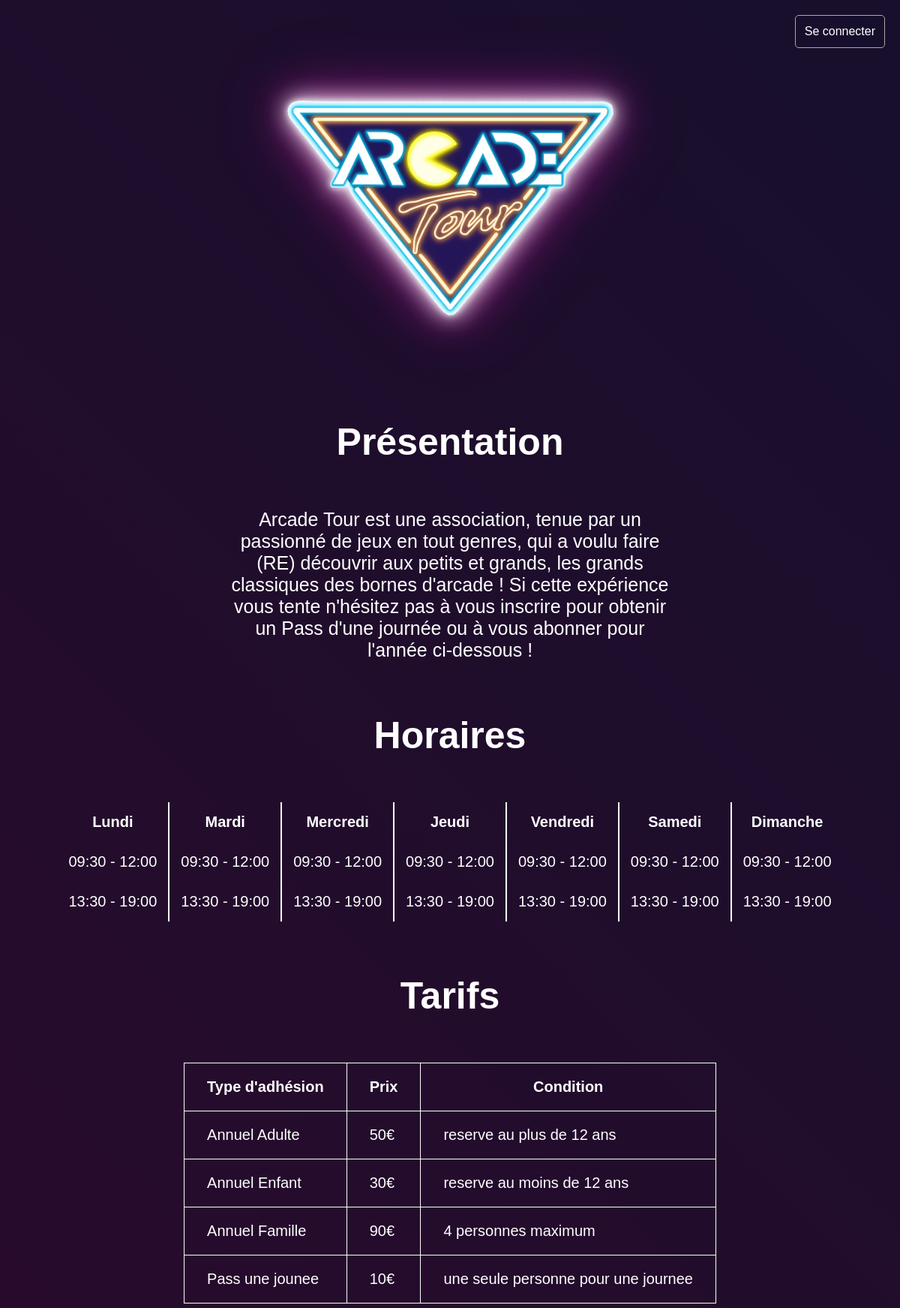
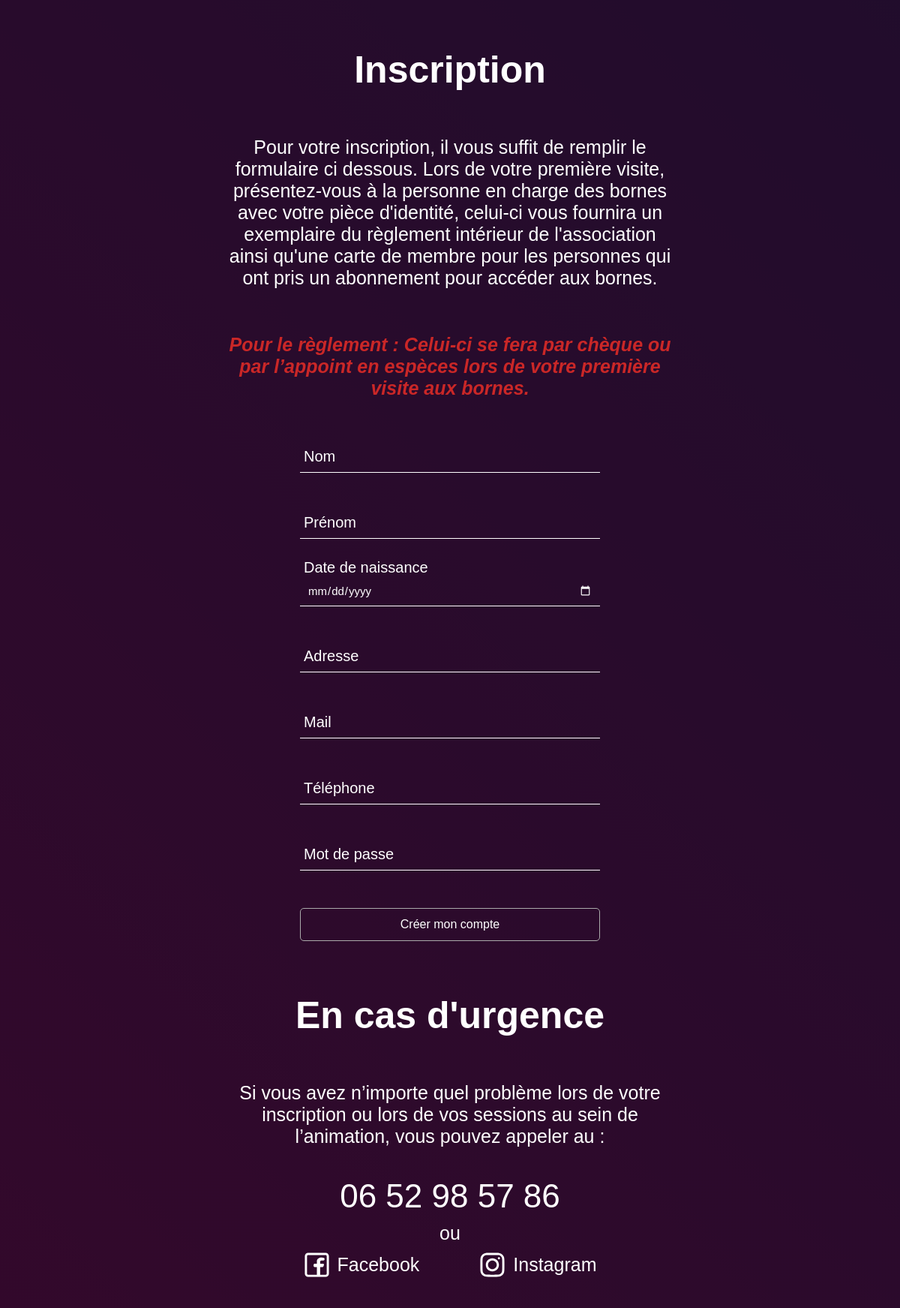
The page / on the database its author committed (2 pictures, top to bottom).
### tables this page shows
create table type_adhesion (
    id int not null auto_increment,
    libelle varchar(255) not null,
    prix float(6,2) not null,
    description varchar(255) not null,
    duree int not null,

    created_at TIMESTAMP not null default CURRENT_TIMESTAMP,
    updated_at TIMESTAMP not null DEFAULT CURRENT_TIMESTAMP ON UPDATE CURRENT_TIMESTAMP,

    PRIMARY KEY(id)
    
);

### index.php (the view, shortened to what this page needs)
<?php
include("./PHP/database.php");
?>
<!DOCTYPE html>
<html lang="en">
<head>
    <link rel="stylesheet" href="./assets/css/default.css">
    <link rel="stylesheet" href="./assets/css/index.css">
</head>
<body>
    <?php if (isset($_SESSION["id"])): ?>
        <a class="modif" href="./pages/compte.php">
            Mon Compte
        </a>
        <a class="modif modifD" href="./PHP/logout.php">
            Se déconnecter
        </a>
    <?php else: ?>
        <a class="modif" href="./pages/login.php">
            Se connecter
        </a>
    <?php endif; ?>
    <div class="trailer">
        <video src="./assets/Full Trailer.mp4" autoplay loop muted></video>
    </div>
    <div class="overlay"></div>
    <div class="content">
        <section class="logo">
            <img src="./assets/images/logo.png" alt="">
        </section>
        <section class="Presentation">
            <h2>Présentation</h2>
            <p>
                Arcade Tour est une association, tenue par un passionné de jeux en tout genres, qui a voulu faire (RE)
                découvrir aux petits et grands, les grands classiques des bornes d'arcade !
                Si cette expérience vous tente n'hésitez pas à vous inscrire pour obtenir un Pass d'une journée ou à vous
                abonner
                pour l'année ci-dessous !
            </p>
        </section>
        <section class="horaires">
            <h2>Horaires</h2>
            <table class="tb">
                <thead>
                    <tr>
                        <th>Lundi</th>
                        <th>Mardi</th>
                        <th>Mercredi</th>
                        <th>Jeudi</th>
                        <th>Vendredi</th>
                        <th>Samedi</th>
                        <th>Dimanche</th>
                    </tr>
                </thead>
                <tbody>
                    <tr>
                        <td>09:30 - 12:00</td>
                        <td>09:30 - 12:00</td>
                        <td>09:30 - 12:00</td>
                        <td>09:30 - 12:00</td>
                        <td>09:30 - 12:00</td>
                        <td>09:30 - 12:00</td>
                        <td>09:30 - 12:00</td>
                    </tr>
                    <tr>
                        <td>13:30 - 19:00</td>
                        <td>13:30 - 19:00</td>
                        <td>13:30 - 19:00</td>
                        <td>13:30 - 19:00</td>
                        <td>13:30 - 19:00</td>
                        <td>13:30 - 19:00</td>
                        <td>13:30 - 19:00</td>
                    </tr>
                </tbody>
            </table>
        </section>
        <section class="tarif">
            <h2>Tarifs</h2>
            <table class="tbf">
                <thead>
                    <tr>
                        <th>Type d'adhésion</th>
                        <th>Prix</th>
                        <th>Condition</th>
                    </tr>
                </thead>
                <tbody>
                    <?php
                    $query = "SELECT libelle, prix, description FROM type_adhesion;";
                    $stmt = $db->prepare($query);
                    $stmt->execute();
                    $tarifs = $stmt->fetchAll();
                    foreach ($tarifs as $row) {
                        echo "<tr>";
                        echo "<td>" . $row['libelle'] . "</td>";
                        echo "<td>" . $row['prix'] . "€</td>";
                        echo "<td>" . $row['description'] . "</td>";
                        echo "</tr>";
                    }
                    ?>
                </tbody>
            </table>
        </section>
        <?php if(!isset($_SESSION['id'])): ?>
        <section class="inscription">
            <h2>Inscription</h2>
            <p>
                Pour votre inscription, il vous suffit de remplir le formulaire ci dessous.
                Lors de votre première visite, présentez-vous à la personne en charge des bornes avec votre pièce
                d'identité,
                celui-ci vous fournira un exemplaire du règlement intérieur de l'association ainsi qu'une carte de
                membre
                pour les personnes qui ont pris un abonnement pour accéder aux bornes.
            </p>
            <p class="warning">
                Pour le règlement : Celui-ci se fera par chèque ou par l’appoint en espèces lors de votre première visite
                aux
                bornes.
            </p>
            <form method="post" action="./PHP/inscription.php">
                <div class="field">
                    <input type="text" name="name" id="name" required placeholder="">
                    <label for="">Nom</label>
                </div>
                <div class="field">
                    <input type="text" name="surname" id="surname" required placeholder="">
                    <label for="">Prénom</label>
                </div>
                <div class="field">
                    <input type="date" name="date" id="date" required placeholder="">
                    <label for="">Date de naissance</label>
                </div>
                <div class="field">
                    <input type="text" name="address" id="address" required placeholder="">
                    <label for="">Adresse</label>
                </div>
                <div class="field">
                    <input type="email" name="email" id="email" required placeholder="">
                    <label for="">Mail</label>
                </div>
                <div class="field">
                    <input type="tel" name="tel" id="tel" pattern="^(\+33|0)[1-9](\s?\d{2}){4}$" required placeholder="">
                    <label for="">Téléphone</label>
                </div>
                <div class="field">
                    <input type="password" name="password" id="password" required placeholder="">
                    <label for="">Mot de passe</label>
                </div>
                <button>Créer mon compte</button>
            </form>
        </section>
        <?php endif; ?>
        <section class="urgence">
            <h2 class="urg">En cas d'urgence</h2>
            <p class="gapb">Si vous avez n’importe quel problème lors de votre inscription ou lors de vos sessions au
                sein
                de
                l’animation,
                vous pouvez appeler au :</p>
            <p>
                <a class="tel" href="tel:0652985786">
                    06 52 98 57 86
                </a>
            <p>
                ou
            </p>
            <div class="reseau">
                <a href="https://www.facebook.com/share/17ErZoRGjC/?mibextid=wwXIfr" target="_blank" class="field">
                    <div class="logo">
                    </div>
                    <p>Facebook</p>
                </a>
                <a href="" class="field">
                    <div class="logo">
                    </div>
                    <p>Instagram</p>
                </a>
            </div>
        </section>
    </div>
</body>
</html>

### assets/css/default.css (style rules this page uses)
* { margin: 0; padding: 0; box-sizing: border-box; scrollbar-width: thin; scrollbar-color: rgba(170, 28, 146, 1) #111; font-family: 'Trebuchet MS', 'Lucida Sans Unicode', 'Lucida Grande', 'Lucida Sans', Arial, sans-serif; color: white; }
html { scroll-behavior: smooth; }
body { display: flex; justify-content: center; height: 100dvh; }
.trailer { position: fixed; top: 0; left: 0; width: 100%; height: 100%; background: #AA1C92; background: linear-gradient(45deg, rgba(170, 28, 146, 1) 0%, rgba(77, 51, 149, 1) 100%); z-index: -2; }
.overlay { position: fixed; top: 0; left: 0; width: 100%; height: 100%; background: rgba(0, 0, 0, 0.7); z-index: -1; }
.trailer video { width: 100%; height: 100%; object-fit: cover; }
.content { width: 50%; display: flex; flex-direction: column; gap: 30px; }
section { display: flex; flex-direction: column; gap: 10px; align-items: center; margin-top: 40px; }
section.logo img { width: 90%; max-width: 450px; filter: drop-shadow(0 0 5px #fff) drop-shadow(0 0 15px #fff) drop-shadow(0 0 25px rgba(170, 28, 146, 0.6)) drop-shadow(0 0 40px rgba(170, 28, 146, 0.4)); }
.modif { position: fixed; top: 20px; right: 20px; color: #fff; font-size: 20px; cursor: pointer; z-index: 100000; text-decoration: none; padding: 12px; font-size: 1rem; background-color: transparent; backdrop-filter: blur(12px) !important; color: white; border: none; border-radius: 5px; cursor: pointer; border: 1px solid #aaa; backdrop-filter: blur(0px); transition: backdrop-filter 0.2s ease, background 0.2s ease; }
.warning { color: rgb(202, 39, 39) !important; font-size: 16px; font-weight: bold; font-style: italic; text-align: center; }

### rows shown on the page
type_adhesion: libelle "Annuel Adulte", prix "50", description "reserve au plus de 12 ans"
type_adhesion: libelle "Annuel Enfant", prix "30", description "reserve au moins de 12 ans"
type_adhesion: libelle "Annuel Famille", prix "90", description "4 personnes maximum"
type_adhesion: libelle "Pass une jounee", prix "10", description "une seule personne pour une journee"
